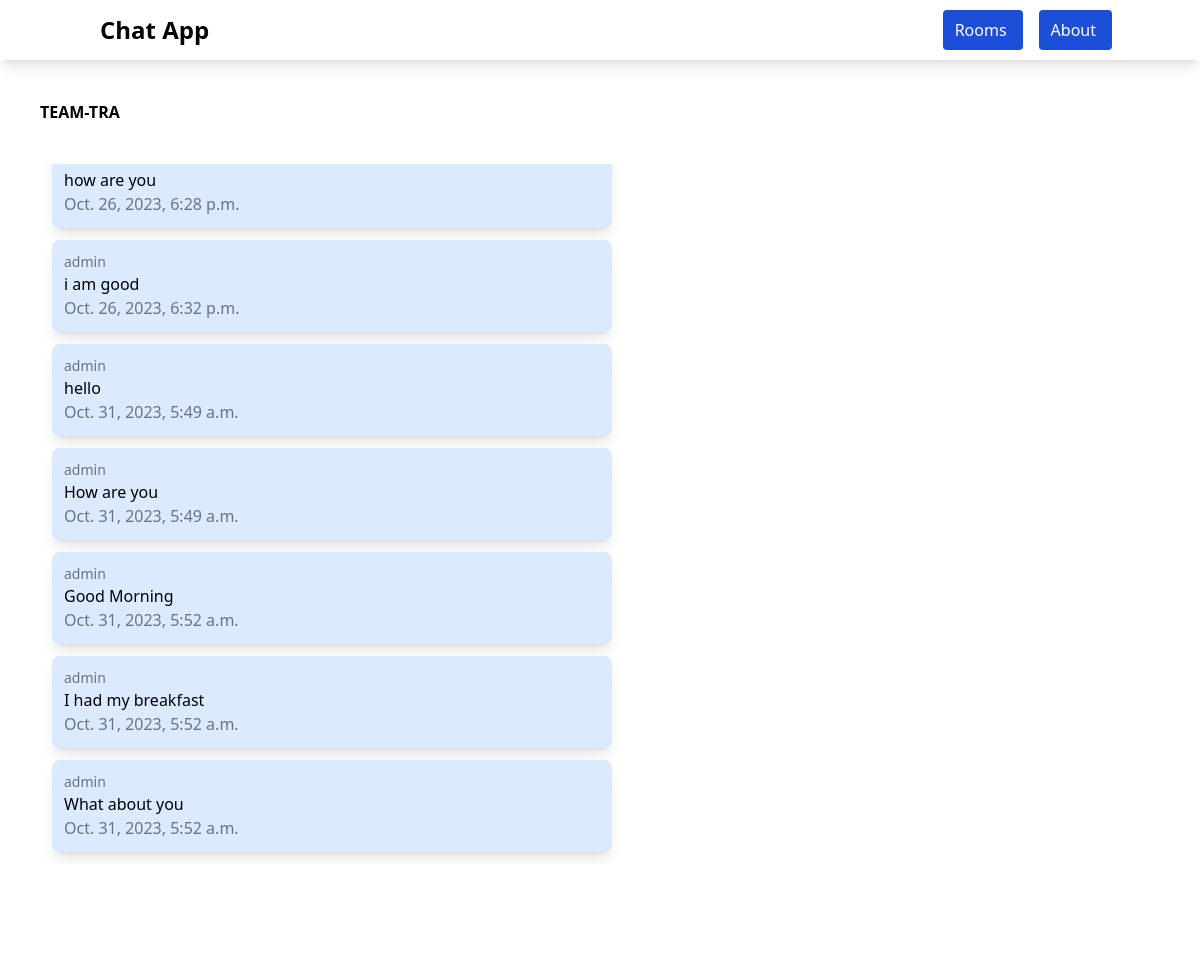
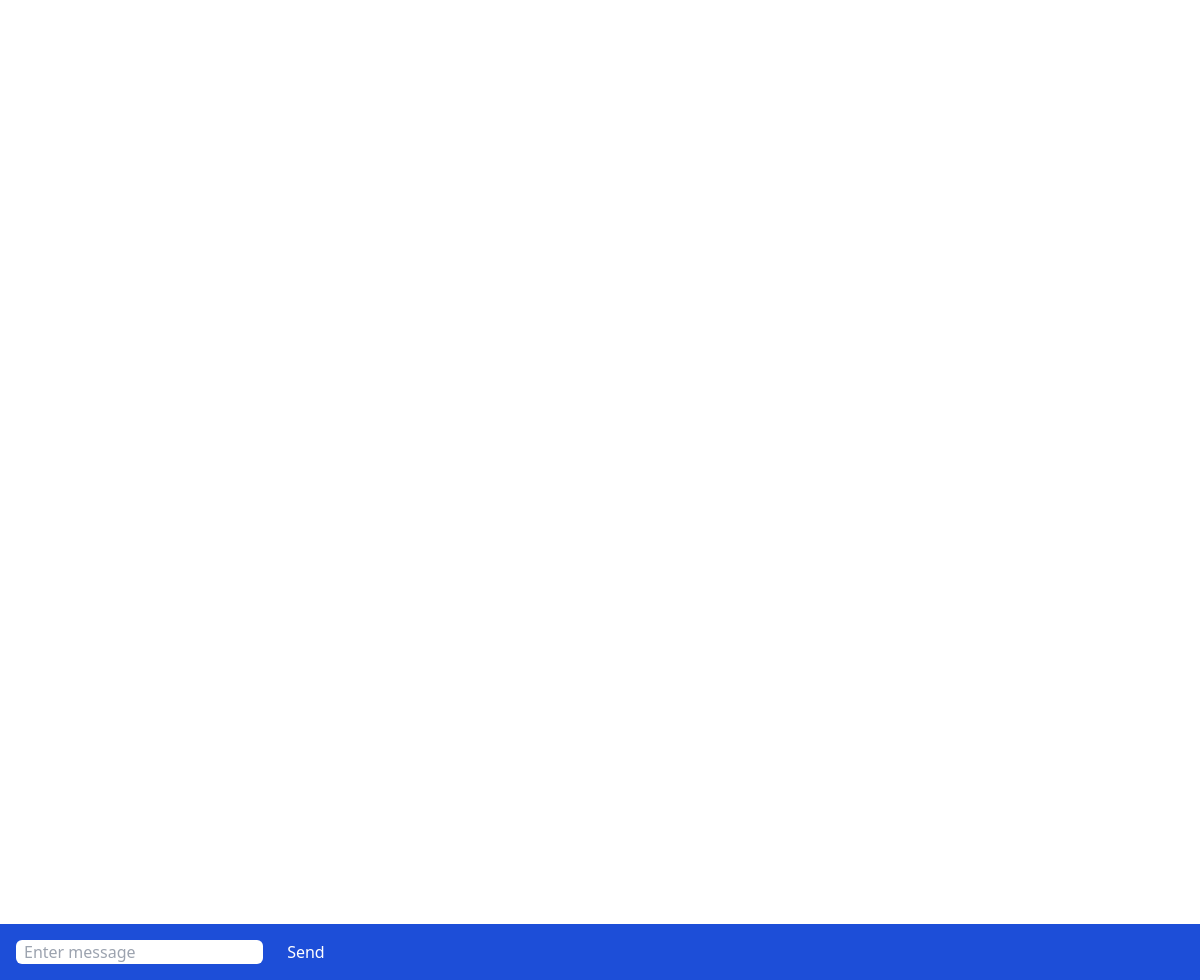
Page /rooms/work/ on the committed database (2 pictures, top to bottom).
### chatapp/models.py (models this page shows)
class ChatRoom(models.Model):
    name=models.CharField(max_length=100)
    slug=models.SlugField(unique=True)

class ChatMessage(models.Model):
    user=models.ForeignKey(User,on_delete=models.CASCADE)
    room=models.ForeignKey(ChatRoom,on_delete=models.CASCADE)
    message_content=models.TextField()
    date=models.DateTimeField(auto_now=True)
    class Meta:
        ordering=('date',)

### chatapp/views.py (the view)
# urls.py: path('<slug:slug>/',views.chatroom,name='chatroom'),
def chatroom(request,slug):
    chatroom=ChatRoom.objects.get(slug=slug)
    messages=ChatMessage.objects.filter(room=chatroom)[0:30]
    return render(request,'chatapp/room.html',{'chatroom':chatroom,'messages':messages})

### chatapp/templates/chatapp/room.html (shortened to what this page needs)
{% extends 'chatapp/base.html' %}
{% block body %}
<div class="m-10 font-bold">
    {{ chatroom.name }}
</div>
<div class="message-container m-10 overflow-auto h-[700px]" id="message-container">
    <div id="chat-messages">
        {% for message in messages %}
        <div class="message shadow-lg p-3 rounded-lg  w-1/2 bg-blue-100 m-3">
            <div class="text-sm text-gray-500">
                {{ message.user.username }}
            </div>
                {{ message.message_content }}
            <div class="text-gray-500">
                {{ message.date }}
            </div>
        </div>
        {% endfor %}
    </div>
</div>
<div class="form-container fixed inset-x-0 bottom-0 bg-blue-700 p-4">
    <form method="post">
        <input class="rounded-md px-2"id="message-input" type="text" name="message" placeholder="Enter message">
        <button class="text-white ml-5" id="send-button" type="submit">Send</button>
    </form>
</div>
{% endblock %}

### chatapp/templates/chatapp/base.html (shortened to what this page needs)
<!DOCTYPE html>
<html lang="en">
<head>
    <script src="https://cdn.tailwindcss.com"></script>
</head>
<body>
    <nav class="shadow-lg px-3 py-2.5 position-fixed">
        <div class="container flex flex-wrap justify-between items-center mx-auto">
            <a class="flex items-center" href="">
                <span class="self-center text-2xl font-semibold">Chat App</span>
            </a>
            <ul class="flex items-center space-x-4 ">
                <li>
                    <a class="block py-2 pl-3 pr-4 rounded bg-blue-700 text-white" href="">Rooms</a>
                </li>
                <li>
                    <a class="block py-2 pl-3 pr-4 rounded bg-blue-700 text-white" href="">About</a>
                </li>
            </ul>
        </div>
    </nav>
    {% block body %}
    {% endblock %}
</body>
</html>

### rows in the picture
ChatRoom: name "TEAM-TRA"
ChatMessage: message_content "how are you", date "Oct. 26, 2023, 6:28 p.m."
ChatMessage: user.username "admin", message_content "i am good", date "Oct. 26, 2023, 6:32 p.m."
ChatMessage: user.username "admin", message_content "hello", date "Oct. 31, 2023, 5:49 a.m."
ChatMessage: user.username "admin", message_content "How are you", date "Oct. 31, 2023, 5:49 a.m."
ChatMessage: user.username "admin", message_content "Good Morning", date "Oct. 31, 2023, 5:52 a.m."
ChatMessage: user.username "admin", message_content "I had my breakfast", date "Oct. 31, 2023, 5:52 a.m."
ChatMessage: user.username "admin", message_content "What about you", date "Oct. 31, 2023, 5:52 a.m."
